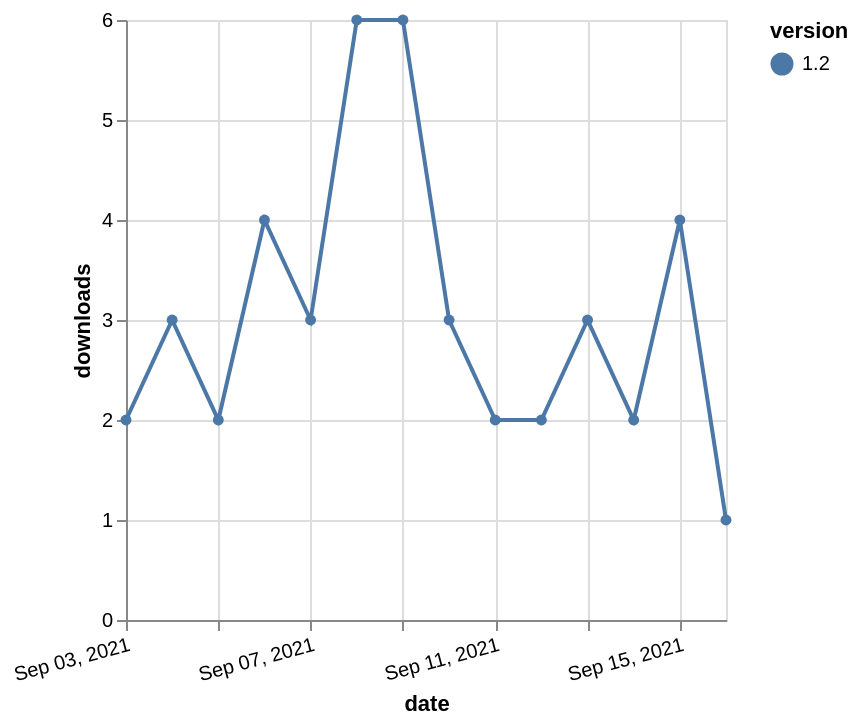

Write the Vega-Lite specification saved for this chart.
### Vega-Lite specification from a JSON file in a GitHub repository (floating-point values rounded to 4 significant figures)
{"$schema": "https://vega.github.io/schema/vega-lite/v5.json", "description": "A simple bar chart with embedded data.", "data": {"values": [{"date": "2021-09-03", "total": 2673, "delta": 2, "version": "1.2"}, {"date": "2021-09-04", "total": 2676, "delta": 3, "version": "1.2"}, {"date": "2021-09-05", "total": 2678, "delta": 2, "version": "1.2"}, {"date": "2021-09-06", "total": 2682, "delta": 4, "version": "1.2"}, {"date": "2021-09-07", "total": 2685, "delta": 3, "version": "1.2"}, {"date": "2021-09-08", "total": 2691, "delta": 6, "version": "1.2"}, {"date": "2021-09-09", "total": 2697, "delta": 6, "version": "1.2"}, {"date": "2021-09-10", "total": 2700, "delta": 3, "version": "1.2"}, {"date": "2021-09-11", "total": 2702, "delta": 2, "version": "1.2"}, {"date": "2021-09-12", "total": 2704, "delta": 2, "version": "1.2"}, {"date": "2021-09-13", "total": 2707, "delta": 3, "version": "1.2"}, {"date": "2021-09-14", "total": 2709, "delta": 2, "version": "1.2"}, {"date": "2021-09-15", "total": 2713, "delta": 4, "version": "1.2"}, {"date": "2021-09-16", "total": 2714, "delta": 1, "version": "1.2"}]}, "width": "container", "mark": {"type": "line", "point": {"filled": true}}, "encoding": {"x": {"field": "date", "type": "temporal", "timeUnit": "yearmonthdate", "title": "date", "axis": {"labelAngle": -15}}, "y": {"field": "delta", "type": "quantitative", "title": "downloads"}, "color": {"field": "version", "type": "nominal"}, "tooltip": {"field": "delta"}}}
